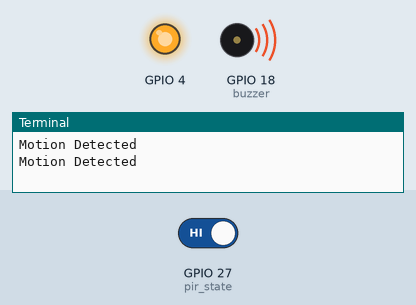
Simulated run of this program. Board: Raspberry Pi (BCM pin numbers). Parts: output pins drawn as LEDs (lit = HIGH), buzzer (waves = sounding, pin HIGH), the last lines printed to the terminal. Inputs (shaded band) come from the test bench; at power-on: GPIO 27 (pir_state) HIGH.

Above: at 1.2 s.
1.3 s: GPIO 27 (pir_state) driven LOW
At 3.0 s:
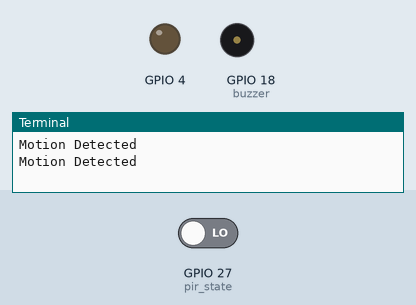
3.5 s: GPIO 27 (pir_state) driven HIGH
At 4.5 s:
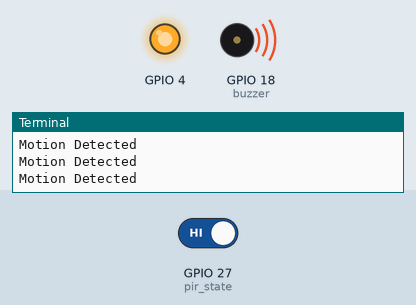
Timing chart, 0 to 6.5 s (numbered marks = the images above; inputs shaded):
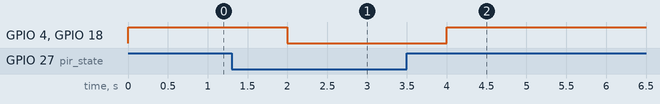

The program:

lswmission020101.py
```python
import RPi.GPIO as GPIO
import time

buzzer = 18

GPIO.setmode(GPIO.BCM)

GPIO.setup(buzzer, GPIO.OUT)
GPIO.setup(4, GPIO.OUT)
GPIO.setup(27, GPIO.IN)

try:
    while True:
        pir_state = GPIO.input(27)
        if pir_state == True:
            GPIO.output(4, True)
            print("Motion Detected")

            # 부저를 1초 동안 울림
            GPIO.output(buzzer, GPIO.HIGH)
            time.sleep(1)
            GPIO.output(buzzer, GPIO.LOW)

        else:
            GPIO.output(4, False)
            time.sleep(1)

except KeyboardInterrupt:
    GPIO.cleanup()
```

Measured:
- after the input at 1.3 s, GPIO 4, GPIO 18 (buzzer): HIGH → LOW after 0.70 s
- after the input at 3.5 s, GPIO 4, GPIO 18 (buzzer): LOW → HIGH after 0.50 s
